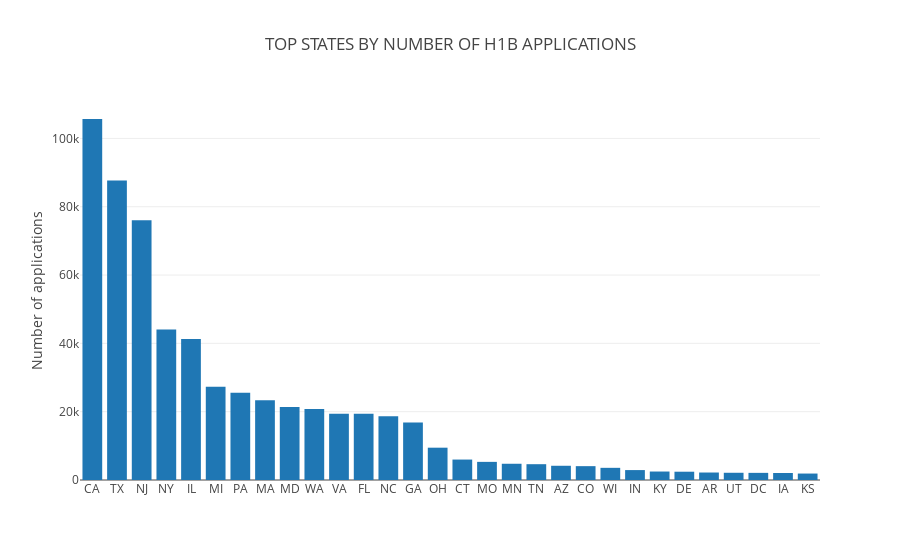

Source (notebook cell):
### Code cell
dftop = df.groupby('EMPLOYER_STATE',as_index=False).count().sort_values('countvar',ascending= False)[['EMPLOYER_STATE','countvar']][0:30]
t1 = go.Bar(x=dftop.EMPLOYER_STATE.values,y=dftop.countvar.values,name='top30employerstate')
layout = go.Layout(dict(title= "TOP STATES BY NUMBER OF H1B APPLICATIONS",yaxis=dict(title="Number of applications")))
data = [t1]
fig =go.Figure(data,layout)
iplot(fig)

### Figure 1 — Plotly figure (JSON) as saved in the notebook; plotly's stock layout.template omitted (floating-point values rounded to 4 significant figures)
{"data": [{"name": "top30employerstate", "type": "bar", "uid": "ff28f5e5-fe18-4dc1-87c5-dc1cac27d82c", "x": ["CA", "TX", "NJ", "NY", "IL", "MI", "PA", "MA", "MD", "WA", "VA", "FL", "NC", "GA", "OH", "CT", "MO", "MN", "TN", "AZ", "CO", "WI", "IN", "KY", "DE", "AR", "UT", "DC", "IA", "KS"], "y": [105683, 87654, 76051, 44090, 41291, 27317, 25564, 23379, 21387, 20785, 19372, 19369, 18627, 16869, 9458, 5983, 5307, 4753, 4628, 4165, 4056, 3564, 2904, 2481, 2428, 2190, 2116, 2089, 2056, 1887]}], "layout": {"title": {"text": "TOP STATES BY NUMBER OF H1B APPLICATIONS"}, "yaxis": {"title": {"text": "Number of applications"}}}}
